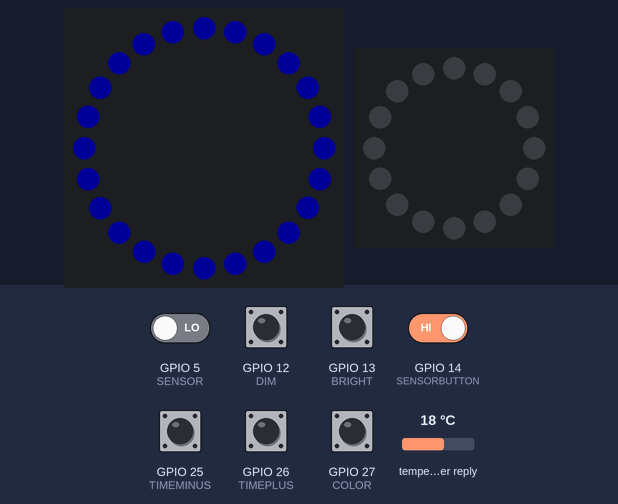
This sketch was run on a simulated ESP32. Parts: 24 RGB LEDs in a ring, first at the top, clockwise, 16 RGB LEDs in a ring, first at the top, clockwise. The test bench sets the inputs (shaded band); at power-on: GPIO 12 (DIM), GPIO 13 (BRIGHT), GPIO 14 (SENSORBUTTON), GPIO 25 (TIMEMINUS), GPIO 26 (TIMEPLUS), GPIO 27 (COLOR) HIGH, GPIO 5 (SENSOR) LOW, temperature in the weather reply 18 °C. Dim RGB values are drawn brighter than linear; WiFi joins after 1.5 s; servers stay silent unless stated; web services answer with replies made up by the test bench; what the sketch prints to the serial monitor is not drawn.

Above: at 4.7 s.
4.8 s: GPIO 25 (TIMEMINUS) pulled LOW for 0.15 s
At 5.7 s:
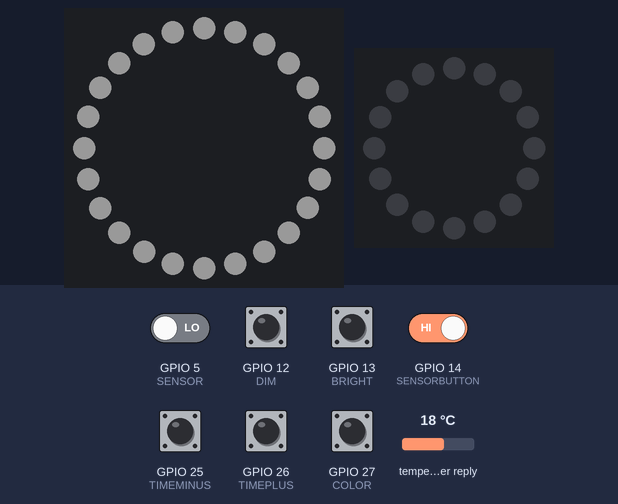
7.5 s: GPIO 27 (COLOR) pulled LOW for 0.15 s
At 8.7 s:
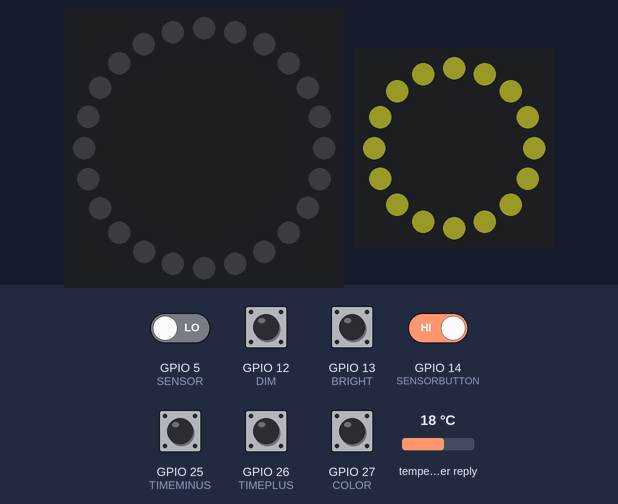
9.1 s: GPIO 26 (TIMEPLUS) pulled LOW for 0.15 s
At 11.6 s:
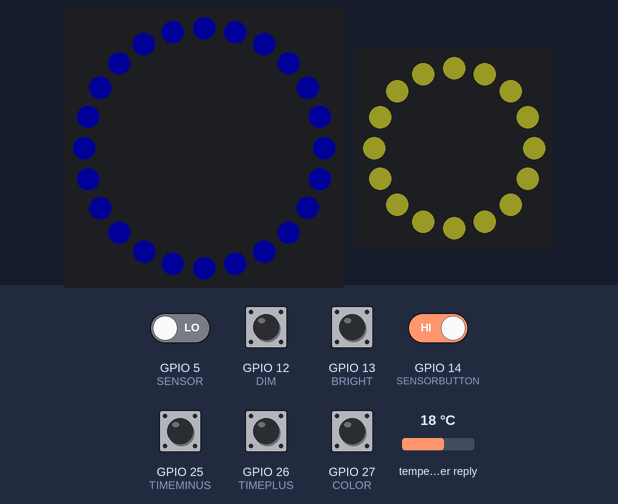
12.2 s: GPIO 26 (TIMEPLUS) pulled LOW for 1 s
At 13.1 s:
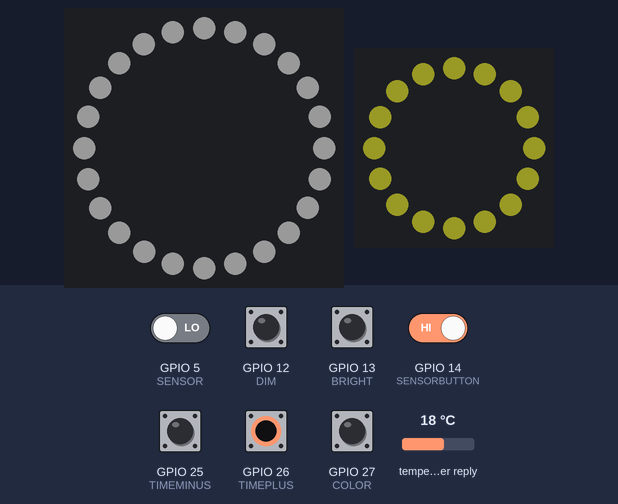
16.2 s: GPIO 25 (TIMEMINUS) pulled LOW for 1 s
At 16.5 s:
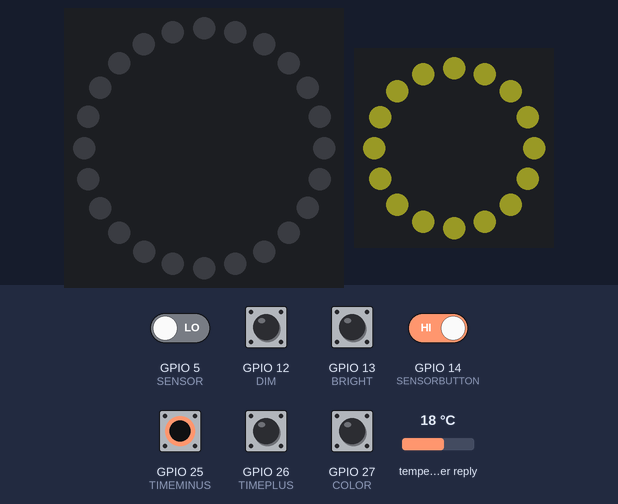
Timing chart, 0 to 19.2 s (numbered marks = the images above; inputs shaded):
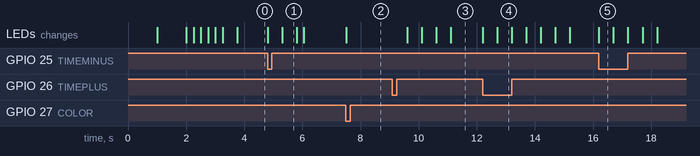

Measured:
- after the input at 7.5 s, the LEDs: change at once (image 2)
- after the input at 9.1 s, the LEDs: first change after 0.50 s (image 3 shows a later state)
- after the input at 12.2 s, the LEDs: first change at once (image 4 shows a later state)
- after the input at 16.2 s, the LEDs: change at once (image 5)
- what the display in image 1 shows lasts 0.5 s, from 5.3 s to 5.8 s

The sketch:

lamp_main.ino
```cpp
// This code was developed for the DOIT ESP32 DEVKIT V1

#include <Arduino_JSON.h>
#include <WiFi.h>
#include <WiFiClientSecure.h>
#include <ArduinoHttpClient.h>
#include <Adafruit_NeoPixel.h>

#define BRIGHT 13
#define DIM 12
#define COLOR 27
#define TIMEPLUS 26
#define TIMEMINUS 25
#define SENSOR 5
#define RING1PIN 15
#define RING2PIN 2
#define NUMPIXELS1 24
#define NUMPIXELS2 16
// SENSORBUTTON is an additional button that can be used for anything else, in this code it is used to override the sensor
#define SENSORBUTTON 14

// replace Wi-Fi credentials with own
#define SSID "YOUR_SSID_GOES_HERE"
#define PASS "YOUR_PASSWORD_GOES HERE"

// see openweathermap.org for instructions
String city = "CITY";
String country = "COUNTRY_CODE";
String key = "YOUR_OPENWEATHERMAP_KEY";

String serverName = "api.openweathermap.org";
String serverPath = "/data/2.5/weather?q=" + city + "," + country + "&units=metric&APPID=" + key;

unsigned long lastWeatherUpdate = 0;
unsigned long lastPresence = 0;
unsigned long weatherDelay = 1000;

unsigned long timer = 5000;                 // default lamp on-time in [ms]
unsigned long dur[3] = {2000, 5000, 10000}; // lemp time presets [ms]
unsigned long b = 1;                        // default brightness level (1-10)

bool lampOn = true;
bool isWarm = false;
int weatherID;
int duration = 1;
String jsonBuffer;
int port = 443;

Adafruit_NeoPixel ring(NUMPIXELS1, RING1PIN, NEO_GRB + NEO_KHZ800);
Adafruit_NeoPixel lamp(NUMPIXELS2, RING2PIN, NEO_GRB + NEO_KHZ800);

void setup() {
  pinMode(BRIGHT, INPUT_PULLUP);
  pinMode(DIM, INPUT_PULLUP);
  pinMode(COLOR, INPUT_PULLUP);
  pinMode(TIMEPLUS, INPUT_PULLUP);
  pinMode(TIMEMINUS, INPUT_PULLUP);
  pinMode(SENSORBUTTON, INPUT_PULLUP);
  pinMode(SENSOR, INPUT_PULLDOWN);

  ring.begin();
  lamp.begin();
  Serial.begin(115200);

  WiFi.begin(SSID,PASS);
  Serial.print("Connecting");
  while(WiFi.status() != WL_CONNECTED) {
    Serial.print(".");
    blinkRed();
  }
  Serial.println("\nConnected");
  connected();
}

void loop() {
  int presenceOverride = digitalRead(SENSORBUTTON);
  int dimPress = digitalRead(DIM);
  int brightPress = digitalRead(BRIGHT);
  int lampColorPress = digitalRead(COLOR);
  int timePlusPress = digitalRead(TIMEPLUS);
  int timeMinusPress = digitalRead(TIMEMINUS);
  int presence = digitalRead(SENSOR);

  // Check for brightness - press

  if (!dimPress && (b > 1)) {
    b--;
    if (lampOn) {
      updateRing();
      updateLamp();
    }
    Serial.println(b);
    delay(250);
  }

  // Check for brightness + press

  if (!brightPress && (b < 10)) {
    b++;
    if (lampOn) {
      updateRing();
      updateLamp();
    }
    Serial.println(b);
    delay(250);
  }

  // Check for lamp color press

  if (!lampColorPress) {
    if (isWarm) {
      isWarm = false;
    } else {
      isWarm = true;
    }
    updateLamp();
    Serial.println(isWarm);
    delay(250);
  }

  // Check for timer + press

  if (!timePlusPress) {
    if(duration <= 1) {
      duration++;
      timer = dur[duration];
      Serial.println(timer);
    }
    for (int i = 0; i <= duration; i++) {
      ring.clear();
      ring.show();
      delay(500);
      for (int i = 0; i<NUMPIXELS1; i++){
        ring.setPixelColor(i, ring.Color(255*b/10,255*b/10,255*b/10));
      }
      ring.show();
      delay(500);
    }
    updateLamp();
    updateRing();
    delay(250);
  }

  // Check for timer - press

  if (!timeMinusPress) {
    if(duration >= 1) {
      duration--;
      timer = dur[duration];
      Serial.println(timer);
    }
    for (int i = 0; i <= duration; i++) {
      ring.clear();
      ring.show();
      delay(500);
      for (int i = 0; i<NUMPIXELS1; i++){
        ring.setPixelColor(i, ring.Color(255*b/10,255*b/10,255*b/10));
      }
      ring.show();
      delay(500);
    }
    updateLamp();
    updateRing();
    delay(250);
  }

  // Check for presence

  if ((presence || !presenceOverride) && ((millis() - lastPresence) >= 5000)) {
    lastPresence = millis();
    if (!lampOn) {
      updateLamp();
      updateRing();
      lampOn = true;
    }
    // Serial.println("trig"); // for debugging
    delay(250);
  }

  // Turn off lamp after time passed

  if (lampOn && (millis() - lastPresence >= timer)) {
    lamp.clear();
    lamp.show();
    ring.clear();
    ring.show();
    lampOn = false;
  }

  // Get weather info

  if ((millis() - lastWeatherUpdate) >= weatherDelay) {
    if(WiFi.status()== WL_CONNECTED){

      jsonBuffer = httpGETRequest(serverPath);
      Serial.println(jsonBuffer);
      JSONVar myObject = JSON.parse(jsonBuffer);

      if (JSON.typeof(myObject) == "undefined") {
        Serial.println("Parsing input failed!");
        return;
      }

      String weatherCondition = (const char*)myObject["weather"][0]["main"];
      weatherID = myObject["weather"][0]["id"];
      Serial.print("Weather: ");
      Serial.println(weatherCondition);

      updateRing();
      weatherDelay = 3600000;
    }
    else {
      Serial.println("WiFi Disconnected");
    }
    lastWeatherUpdate = millis();
  }
}


String httpGETRequest(const String& path) {

  WiFiClientSecure wifiClient;
  wifiClient.setInsecure();
  HttpClient httpClient = HttpClient(wifiClient, serverName, port);

  httpClient.beginRequest();
  httpClient.get(path);
  httpClient.endRequest();

  int statusCode = httpClient.responseStatusCode();
  String responseBody = httpClient.responseBody();

  Serial.print("HTTP Status Code: ");
  Serial.println(statusCode);

  if (statusCode != 200) {
    Serial.println("Failed to fetch data!");
    return "";
  }

  return responseBody;
}

void updateRing() {
  if (weatherID < 300) {
        setThunder();
      } else if ((weatherID < 700) && (weatherID >= 600)) {
        setWhite();
      } else if (((weatherID < 600) && (weatherID >= 500)) || ((weatherID >= 300) && (weatherID < 400))) {
        setBlue();
      } else if (weatherID == 800) {
        setYellow();
      } else if ((weatherID < 900) && (weatherID > 800)) {
        setLightBlue();
      } else if ((weatherID < 800) && (weatherID >= 700)) {
        setFog();
      } else {
        ring.clear();
        ring.show();
      }
}

void updateLamp() {
  if (isWarm) {
    lampWarm();
  } else {
    lampCold();
  }
}

void lampCold() {
  for (int i = 0; i<NUMPIXELS2; i++){
        lamp.setPixelColor(i, ring.Color(255*b/10,255*b/10,255*b/10));
      }
      lamp.show();
}

void lampWarm() {
  for (int i = 0; i<NUMPIXELS2; i++){
        lamp.setPixelColor(i, ring.Color(255*b/10,255*b/10,63*b/10));
      }
      lamp.show();
}

void setBlue() {
  ring.clear();
  for (int i = 0; i<NUMPIXELS1; i++){
    ring.setPixelColor(i, ring.Color(0,0,255*b/10));
  }
  ring.show();
}

void setYellow() {
  ring.clear();
  for (int i = 0; i<NUMPIXELS1; i++){
    ring.setPixelColor(i, ring.Color(255*b/10,255*b/10,0));
  }
  ring.show();
}

void setWhite() {
  ring.clear();
  for (int i = 0; i<NUMPIXELS1; i++){
    ring.setPixelColor(i, ring.Color(255*b/10,255*b/10,255*b/10));
  }
  ring.show();
}

void setLightBlue() {
  ring.clear();
  for (int i = 0; i<NUMPIXELS1; i++){
    ring.setPixelColor(i, ring.Color(0,0,255*b/10));
    //ring.setPixelColor(i, ring.Color(127*b/10,127*b/10,255*b/10));
  }
  ring.show();
}

void setThunder() {
  ring.clear();
  for (int i = 0; i<NUMPIXELS1; i++){
    if (i%2 == 0) {
      ring.setPixelColor(i, ring.Color(0,0,255*b/10));
    } else {
      ring.setPixelColor(i, ring.Color(255*b/10,255*b/10,0));
    }
  }
  ring.show();
}

void setFog() {
  ring.clear();
  for (int i = 0; i<NUMPIXELS1; i++){
    ring.setPixelColor(i, ring.Color(255*b/10,0,255*b/10));
  }
  ring.show();
}

void blinkRed() {
  ring.clear();
  ring.show();
  delay(1000);
  for (int i = 0; i<NUMPIXELS1; i++){
    ring.setPixelColor(i, ring.Color(255*b/10,0,0));
  }
  ring.show();
  delay(1000);
}

void connected() {
  for (int i=0; i<3; i++) {
    ring.clear();
    ring.show();
    delay(250);
    for (int i = 0; i<NUMPIXELS1; i++){
      ring.setPixelColor(i, ring.Color(0,255*b/10,0));
    }
    ring.show();
    delay(250);
  }
}
```
